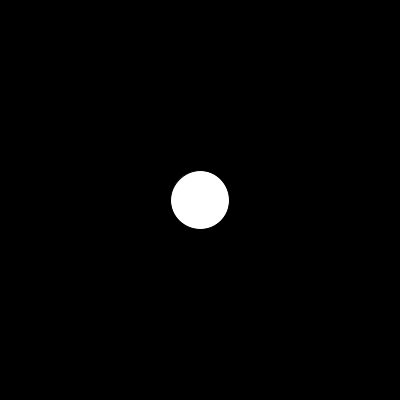
Frame 1 (no input)
Frame 60 (the mouse pressed at the canvas centre just before this capture): identical to frame 1, image omitted
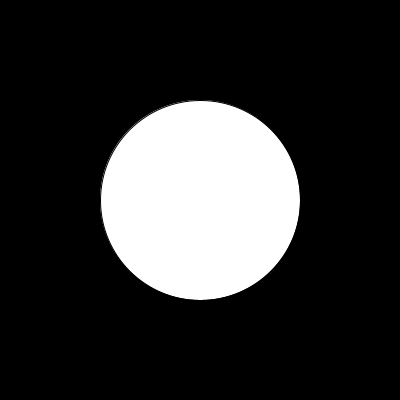
Frame 120 (the mouse held since frame 60 and released just before this capture)

The Processing sketch that drew these frames (run headless with seeded random() and noise(); from frame 60 on, the mouse is pressed at the canvas centre):

// Processing sketch: FunctionReturnExercise
// ── FunctionReturnExercise.pde

void setup() {
  size(400,400);
}

void draw() {
  background(0);
  
  float d = distance(mouseX,mouseY,width/2,height/2);
  float diam = map(d,0,400,200,0);
  
  fill(255);
  ellipse(width/2,height/2,diam,diam);
  
}


float distance(float x1, float y1, float x2, float y2) {
  float dx = x1-x2;
  float dy = y1-y2;
  return sqrt(dx*dx+dy*dy);
}
